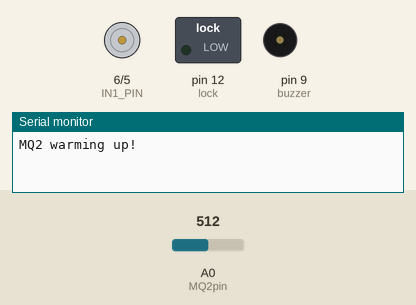
Simulated run of this sketch. Board: Arduino Uno, built with avr-gcc and run on an emulated ATmega328P. Shown: motor-driver pin pairs drawn as motors (green arrow = first pin HIGH = forward, orange = second pin HIGH = backward, longer = more drive, scaled by the enable pin), switched loads named in the sketch (green lamp = pin HIGH), buzzer (waves = sounding), the last lines printed to the serial monitor. The inputs (shaded band) are chosen by the test bench; at power-on: A0 (MQ2pin) = 512.

Above: at 0.1 s.
At 20.1 s:
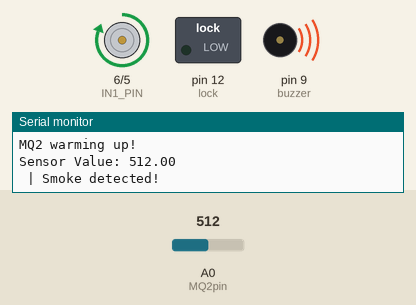
Timing chart, 0 to 21.6 s (numbered marks = the images above):
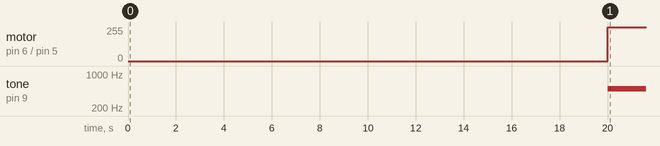

The sketch:

Code.ino
```cpp
#define MQ2pin 0
#define Threshold 200

const int buzzer = 9;
const int ENA_PIN = 7;
const int IN1_PIN = 6;
const int IN2_PIN = 5;

int lock = 12;
float sensorValue;


void setup() {
  Serial.begin(9600);
  Serial.println("MQ2 warming up!");
  delay(20000);
  pinMode(lock, OUTPUT);
  pinMode(buzzer, OUTPUT);
  pinMode(ENA_PIN, OUTPUT);
  pinMode(IN1_PIN, OUTPUT);
  pinMode(IN2_PIN, OUTPUT);
  digitalWrite(ENA_PIN, HIGH);
  digitalWrite(lock,HIGH);

}

void loop() {
  sensorValue = analogRead(MQ2pin); // read analog input pin 0

  Serial.print("Sensor Value: ");
  Serial.println(sensorValue);

  if(sensorValue > Threshold)
  {
    Serial.print(" | Smoke detected!");
    tone(buzzer, 500);
    digitalWrite(lock, LOW);
    Function1();
  }
  else{
    Function2();
    noTone(buzzer);
    digitalWrite(lock, HIGH);
  }

  delay(2000); // wait 2s for next reading
}

void Function1(){

  digitalWrite(IN1_PIN, HIGH);
  digitalWrite(IN2_PIN, LOW);
  delay(25000);
}

void Function2(){

  digitalWrite(IN1_PIN, LOW);
  digitalWrite(IN2_PIN, HIGH);

}
```

Measured:
- by itself, motor on pin 6 (IN1_PIN) / pin 5 (IN2_PIN): stopped → forward 255/255 at 20.0 s
- by itself, tone on pin 9 (buzzer): silent → 500 Hz at 20.0 s
